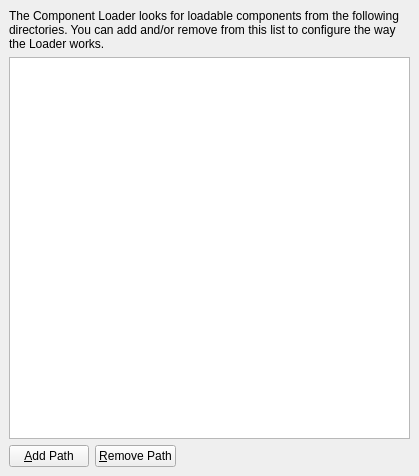
<ui version="4.0" >
 <class>ComponentLoaderConfigPage</class>
 <widget class="QWidget" name="ComponentLoaderConfigPage" >
  <property name="geometry" >
   <rect>
    <x>0</x>
    <y>0</y>
    <width>419</width>
    <height>476</height>
   </rect>
  </property>
  <property name="windowTitle" >
   <string>Form</string>
  </property>
  <layout class="QVBoxLayout" >
   <property name="spacing" >
    <number>6</number>
   </property>
   <property name="margin" >
    <number>9</number>
   </property>
   <item>
    <widget class="QLabel" name="label" >
     <property name="text" >
      <string>The Component Loader looks for loadable components from the following directories. You can add and/or remove from this list to configure the way the Loader works.</string>
     </property>
     <property name="wordWrap" >
      <bool>true</bool>
     </property>
    </widget>
   </item>
   <item>
    <widget class="QListWidget" name="pathList" />
   </item>
   <item>
    <layout class="QHBoxLayout" >
     <property name="spacing" >
      <number>6</number>
     </property>
     <property name="margin" >
      <number>0</number>
     </property>
     <item>
      <widget class="QPushButton" name="cmdAddPath" >
       <property name="text" >
        <string>&amp;Add Path</string>
       </property>
      </widget>
     </item>
     <item>
      <widget class="QPushButton" name="cmdRemovePath" >
       <property name="text" >
        <string>&amp;Remove Path</string>
       </property>
      </widget>
     </item>
     <item>
      <spacer>
       <property name="orientation" >
        <enum>Qt::Horizontal</enum>
       </property>
       <property name="sizeHint" stdset="0" >
        <size>
         <width>40</width>
         <height>20</height>
        </size>
       </property>
      </spacer>
     </item>
    </layout>
   </item>
  </layout>
 </widget>
 <resources/>
 <connections/>
</ui>
